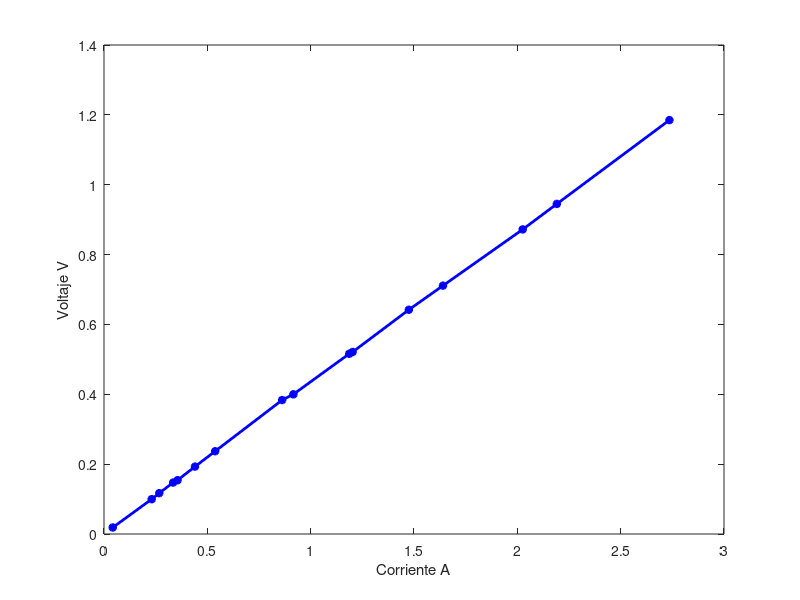
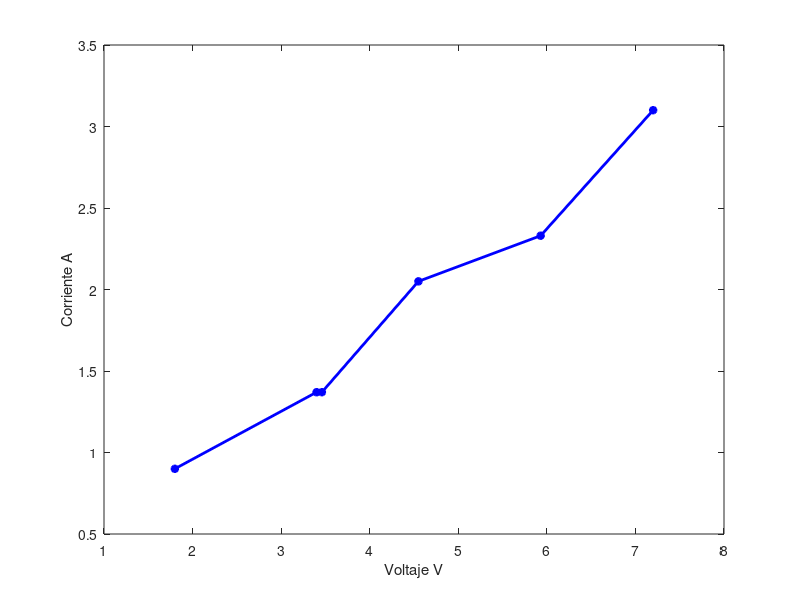

MATLAB code to generate these figures, in order: (Note: this script raises an error after producing the figures.)
%% Parameters
motor_model = '9434';
%% Current probe calibration
% Load data
load('current_probe_calibration.mat');
figure;
plot(itest,vprobe,'b*-','LineWidth',2);
ylabel('Voltaje V');
xlabel('Corriente A');
k_probe = 1/(itest\vprobe);
disp(['Probe constant: ',num2str(k_probe),' A/V']);
clearvars -except k_probe
%% Stall current
load('stall_data.mat');
figure;
plot(vstall,istall,'b*-','LineWidth',2);
xlabel('Voltaje V');
ylabel('Corriente A');
% Armature resistance
ra = istall\vstall;
disp(['Armature resistance: ',num2str(ra),' Ohm']);
clearvars -except ra k_probe
%% Speed
load('p1_9434.mat');
Np = 96;% Encoder pulse per revolution
Ts = t(2)-t(1); % Sample time
Fs = 1/Ts;
speed = encoder_to_speed(encoder, Ts, Np); % Speed rad/s
% Speed low pass filter
Fc = 1000; % 1 KHz
[b,a] = butter(6,Fc/(Fs/2));
speed_filtered = filter(b,a,speed);
figure;
plot(t,speed_filtered*60/(2*pi),'LineWidth',2);
ylabel('Motor speed RPM');
xlabel('Time s');
%% Current
no_load_speed = mean(speed(50000:80000));
current_cal = current * k_probe;
max_current = max(current_cal);
no_load_current = mean(current_cal(50000:80000));
va_mean = mean(va(50000:80000));
plot(t,current_cal);
ylabel('Motor current A');
xlabel('Time s');
kt = (va_mean-ra*no_load_current)/no_load_speed;
km = kt/sqrt(ra);
oz2nm=0.00706155183333;
disp(['K_t = ',num2str(kt),' N.m/A | ',num2str(kt/oz2nm),' oz.in/A']);
disp(['K_m = ',num2str(km),' N.m/sqrt(W) | ',num2str(km/oz2nm),' oz.in/sqrt(W)']);
stall_current = va_mean/ra;
disp(['Stall current: ',num2str(stall_current),' A']);
stall_torque = stall_current*kt;
disp(['Stall torque: ',num2str(stall_torque),' N.m | ',num2str(stall_torque/oz2nm),' oz.in']);
disp(['Armature voltage: ',num2str(va_mean),' V']);
disp(['No load speed: ',num2str(no_load_speed),' rad/s | ', num2str(no_load_speed*60/(2*pi)), ' rpm']);
%% Inductance
e = exp(1);
t1 = -0.1299;
t0 = -0.1307;
i_reach = max_current*(1-1/e);
time_reach = t1-t0;
la = ra*time_reach;
%% Current controller design
opt = stepDataOptions('StepAmplitude',va_mean);
num = 1;
den = [la ra];
sys_9413 = tf(num,den);
step(sys_9413,opt)
rltool(sys_9413)
%% Current controller
kp=93.2089669359914;
ki=kp*20226.7671774592;

